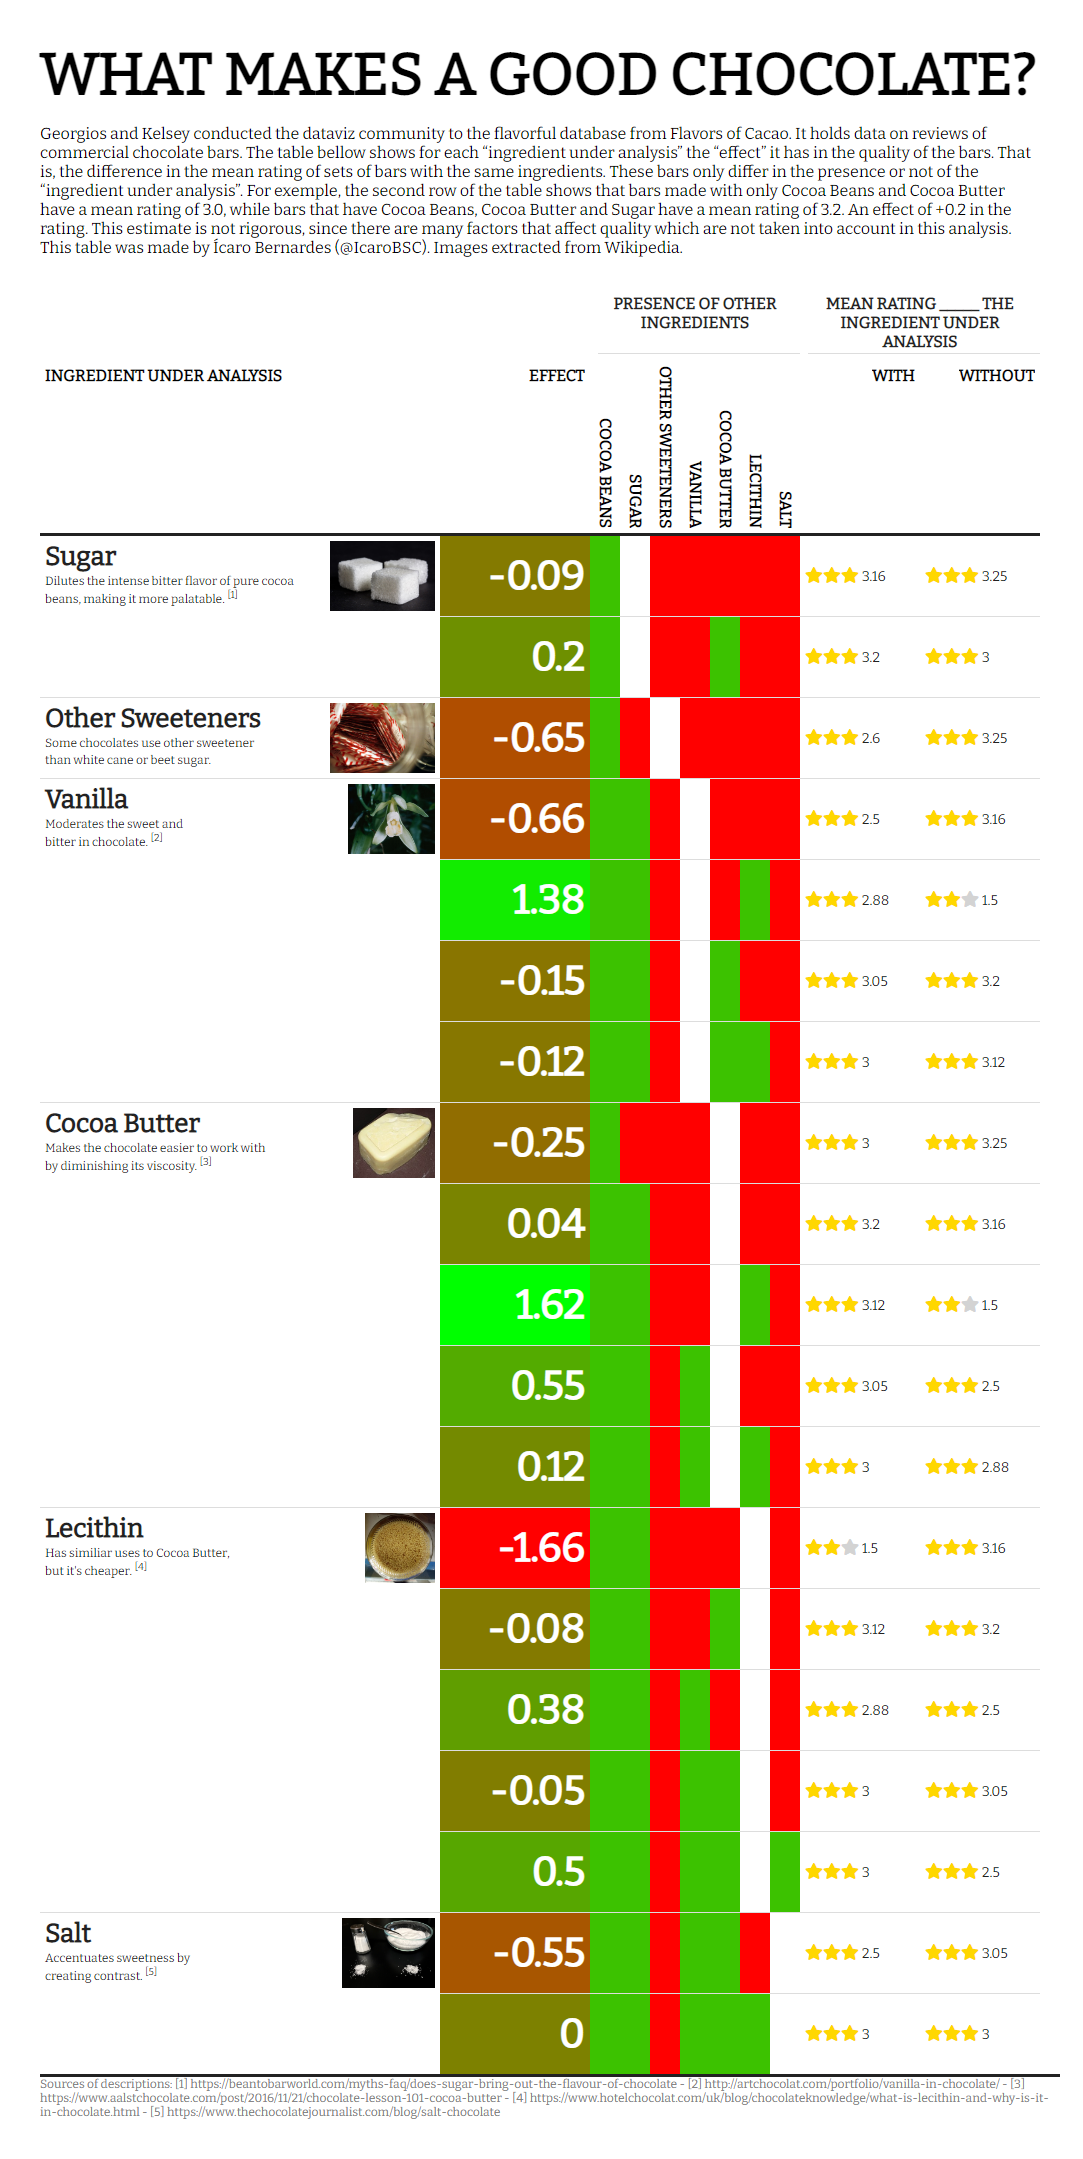

Write R code to recreate this figure.
# 0. Library and fonts management
library(tidyverse)
library(rlang)
library(glue)
library(reactable)
library(reactablefmtr)
library(htmlwidgets)
library(webshot2)

# 1. Data download, load and handling
## Gets the data and eliminates duplicates
chocolate <- readr::read_csv('https://raw.githubusercontent.com/rfordatascience/tidytuesday/master/data/2022/2022-01-18/chocolate.csv') %>%
  dplyr::arrange(desc(review_date)) %>% 
  dplyr::distinct(ref, .keep_all = TRUE)

## Gets the ingredients list for the chocolates
df <- chocolate %>% 
  dplyr::select(ingredients, rating) %>% 
  dplyr::mutate(ingredients = str_remove_all(ingredients,"-|[:digit:]|[:space:]")) %>% 
  dplyr::filter(if_all(.fns = ~!is.na(.)))

## Creates a function that detects the codes for the ingredients and
## creates dummy columns for their presence
dummycoder <- function(code, varname) {
  
  varname = rlang::sym(varname)
  
  df %>% 
    dplyr::select(-rating) %>% 
    purrr::map_dfr(~str_detect(., code)) %>% 
    dplyr::rename(!!varname := "ingredients")
  
}

## Applies the function in the set of ingredients
coded <- tibble(
  string = c("B", "S(?!\\*)", "S\\*",
             "V", "C", "L",
             "Sa"),
  varname = c("Cocoa Beans", "Sugar", "Other Sweeteners",
              "Vanilla", "Cocoa Butter", "Lecithin",
              "Salt")
)
df <- coded %>% 
  purrr::pmap(~dummycoder(..1, ..2)) %>% 
  purrr::reduce(cbind) %>% 
  cbind(df) %>% 
  dplyr::select(-ingredients)

## Creates a function that estimates the effect of each ingredient
## by comparing the mean rating of chocolates with/without them
## and associated with other ingredients
calceffect <- function(string) {
  
  varname = rlang::sym(string)
  
  groups = df %>% 
    dplyr::rename(varname := !!varname) %>% 
    dplyr::group_by(across(.cols = -c(varname, rating))) %>% 
    dplyr::filter(n() > 1) %>% 
    dplyr::mutate(id = glue::glue("{string}#{cur_group_id()}"))
  
  ratings = groups %>% 
    dplyr::group_by(id) %>% 
    dplyr::filter(n_distinct(varname) == 2) %>% 
    dplyr::group_by(id, varname) %>% 
    dplyr::summarise(rating = round(mean(rating), 2))
  
  effect = ratings %>% 
    dplyr::mutate(varname = ifelse(varname, 1, -1),
                  rating = varname*rating) %>% 
    dplyr::group_by(id) %>% 
    dplyr::summarise(Effect = round(sum(rating), 2)) %>% 
    dplyr::ungroup()
  
  groups = groups %>% 
    dplyr::select(-varname, -rating) %>% 
    dplyr::distinct()
  
  ratings = ratings %>% 
    dplyr::mutate(varname = ifelse(varname, "With", "Without")) %>% 
    tidyr::pivot_wider(names_from = varname,
                       values_from = rating)
  
  effect %>% 
    dplyr::left_join(groups) %>% 
    dplyr::left_join(ratings) %>% 
    dplyr::select(-id) %>% 
    dplyr::mutate(across(.cols = where(is.logical), .fns = ~(as.numeric(.)*4)-2),
                  `ingred` = string)
  
}

## Applies the function to all ingredients but
## "Cocoa Beans" as they are in all chocolates
data <- coded$varname[-1] %>% 
  purrr::map_dfr(calceffect)

## Adds description of the ingredients to the data
descripto <- tibble(
  ingred = c("Sugar", "Other Sweeteners", "Vanilla",
             "Cocoa Butter", "Lecithin", "Salt"),
  url = c("https://upload.wikimedia.org/wikipedia/commons/thumb/a/ac/Würfelzucker_--_2018_--_3582.jpg/1200px-Würfelzucker_--_2018_--_3582.jpg",
          "https://upload.wikimedia.org/wikipedia/commons/thumb/3/3c/Assugrin_f3453504.jpg/1280px-Assugrin_f3453504.jpg",
          "https://upload.wikimedia.org/wikipedia/commons/4/40/Vanilla_planifolia_1.jpg",
          "https://upload.wikimedia.org/wikipedia/commons/thumb/d/df/Cocoa_butter_p1410148.JPG/220px-Cocoa_butter_p1410148.JPG",
          "https://upload.wikimedia.org/wikipedia/commons/thumb/0/07/Lecitina_de_soja_en_Montevideo.jpg/1024px-Lecitina_de_soja_en_Montevideo.jpg",
          "https://upload.wikimedia.org/wikipedia/commons/thumb/0/07/Comparison_of_Table_Salt_with_Kitchen_Salt.png/1280px-Comparison_of_Table_Salt_with_Kitchen_Salt.png"),
  desc = c("Dilutes the intense bitter flavor of pure<br>cocoa beans, making it more palatable. <sup>[1]</sup>",
           "Some chocolates use other sweetener<br>than white cane or beet sugar.",
           "Moderates the sweet and<br>bitter in chocolate. <sup>[2]</sup>",
           "Makes the chocolate easier to work with<br>by diminishing its viscosity. <sup>[3]</sup>",
           "Has similiar uses to Cocoa Butter,<br>but it's cheaper. <sup>[4]</sup>",
           "Accentuates sweetness by<br>creating contrast. <sup>[5]</sup>"
  )
) %>% 
  dplyr::mutate(`Ingredient under analysis` = glue::glue("<span style='float:left;width:250px;'><div style='font-size:26px;'><strong>{ingred}</strong></div><span style='font-size:12px;'>{desc}</span></span><img src='{url}' style='float:right;height:70px;'>"))
data <- data %>% dplyr::left_join(descripto)

## Defines the order of the columns
data <- data %>% 
  dplyr::select("Ingredient under analysis", "Effect", "Cocoa Beans",
                "Sugar", "Other Sweeteners", "Vanilla", "Cocoa Butter",
                "Lecithin", "Salt", "With", "Without")

# 2. Generates the plot
## Creates the table
table <- data %>% 
  reactable(
    .,
    
    theme = fivethirtyeight(centered = TRUE, header_font_size = 16),
    pagination = FALSE,
    
    columns = list(
      `Ingredient under analysis` = colDef(style = group_merge_sort("Ingredient under analysis"), html = TRUE, width = 400),

      `Effect` = colDef(style = color_scales(., colors = c("red","green"), bold_text = TRUE, text_size = 40), width = 150),
      
      `Cocoa Beans` = colDef(style = color_scales(., colors = c("red","green"), show_text = FALSE, span = TRUE),
                              headerStyle = list(writingMode = "vertical-rl"), width = 30),
      `Sugar` = colDef(style = color_scales(., colors = c("red","green"), show_text = FALSE, span = TRUE),
                       headerStyle = list(writingMode = "vertical-rl"), width = 30),
      `Other Sweeteners` = colDef(style = color_scales(., colors = c("red","green"), show_text = FALSE, span = TRUE),
                                  headerStyle = list(writingMode = "vertical-rl"), width = 30),
      `Cocoa Butter` = colDef(style = color_scales(., colors = c("red","green"), show_text = FALSE, span = TRUE),
                              headerStyle = list(writingMode = "vertical-rl"), width = 30),
      `Vanilla` = colDef(style = color_scales(., colors = c("red","green"), show_text = FALSE, span = TRUE),
                         headerStyle = list(writingMode = "vertical-rl"), width = 30),
      `Lecithin` = colDef(style = color_scales(., colors = c("red","green"), show_text = FALSE, span = TRUE),
                          headerStyle = list(writingMode = "vertical-rl"), width = 30),
      `Salt` = colDef(style = color_scales(., colors = c("red","green"), show_text = FALSE, span = TRUE),
                      headerStyle = list(writingMode = "vertical-rl"), width = 30),
      
      `With` = colDef(cell = icon_assign(., icon = "star", fill_color = "gold", show_values = "right"), width = 120),
      `Without` = colDef(cell = icon_assign(., icon = "star", fill_color = "gold", show_values = "right"), width = 120)
      
    ),
    
    columnGroups = list(
      colGroup(name = "Mean rating _____ the ingredient under analysis", columns = c("With", "Without")),
      colGroup(name = "Presence of other ingredients", columns = c("Cocoa Beans", "Sugar",
                                                                   "Other Sweeteners", "Vanilla",
                                                                   "Cocoa Butter", "Lecithin", "Salt"))
    )
    
  ) %>% 
  add_title("What makes a good chocolate?",
            
            font_size = 58,
            text_transform = "uppercase") %>% 
  add_subtitle('Georgios and Kelsey conducted the dataviz community to the flavorful database
               from Flavors of Cacao. It holds data on reviews of commercial chocolate bars.
               The table bellow shows for each "ingredient under analysis" the "effect" it has
               in the quality of the bars. That is, the difference in the mean rating of sets
               of bars with the same ingredients. These bars only differ in the presence or not
               of the "ingredient under analysis". For exemple, the second row of the table shows
               that bars made with only Cocoa Beans and Cocoa Butter have a mean rating of 3.0,
               while bars that have Cocoa Beans, Cocoa Butter and Sugar have a mean rating of 3.2.
               An effect of +0.2 in the rating. This estimate is not rigorous, since there are many
               factors that affect quality which are not taken into account in this analysis. This
               table was made by Ícaro Bernardes (@IcaroBSC). Images extracted from Wikipedia.',
               
               font_size = 16,
               font_color = "gray50",
               font_weight = "normal",
               margin = margin(15,20,30,0)) %>% 
  add_source("Sources of descriptions: [1] https://beantobarworld.com/myths-faq/does-sugar-bring-out-the-flavour-of-chocolate -
             [2] http://artchocolat.com/portfolio/vanilla-in-chocolate/ -
             [3] https://www.aalstchocolate.com/post/2016/11/21/chocolate-lesson-101-cocoa-butter -
             [4] https://www.hotelchocolat.com/uk/blog/chocolateknowledge/what-is-lecithin-and-why-is-it-in-chocolate.html -
             [5] https://www.thechocolatejournalist.com/blog/salt-chocolate",
             
             font_size = 12,
             font_color = "gray") %>% 
  google_font("Bitter")

## Saves a hmtl version of the table
htmlwidgets::saveWidget(widget = table, "2022/day15/day15.html")

## Saves a png version of the table
webshot2::webshot("2022/day15/day15.html", "2022/day15/day15.png", vwidth = 1100)
